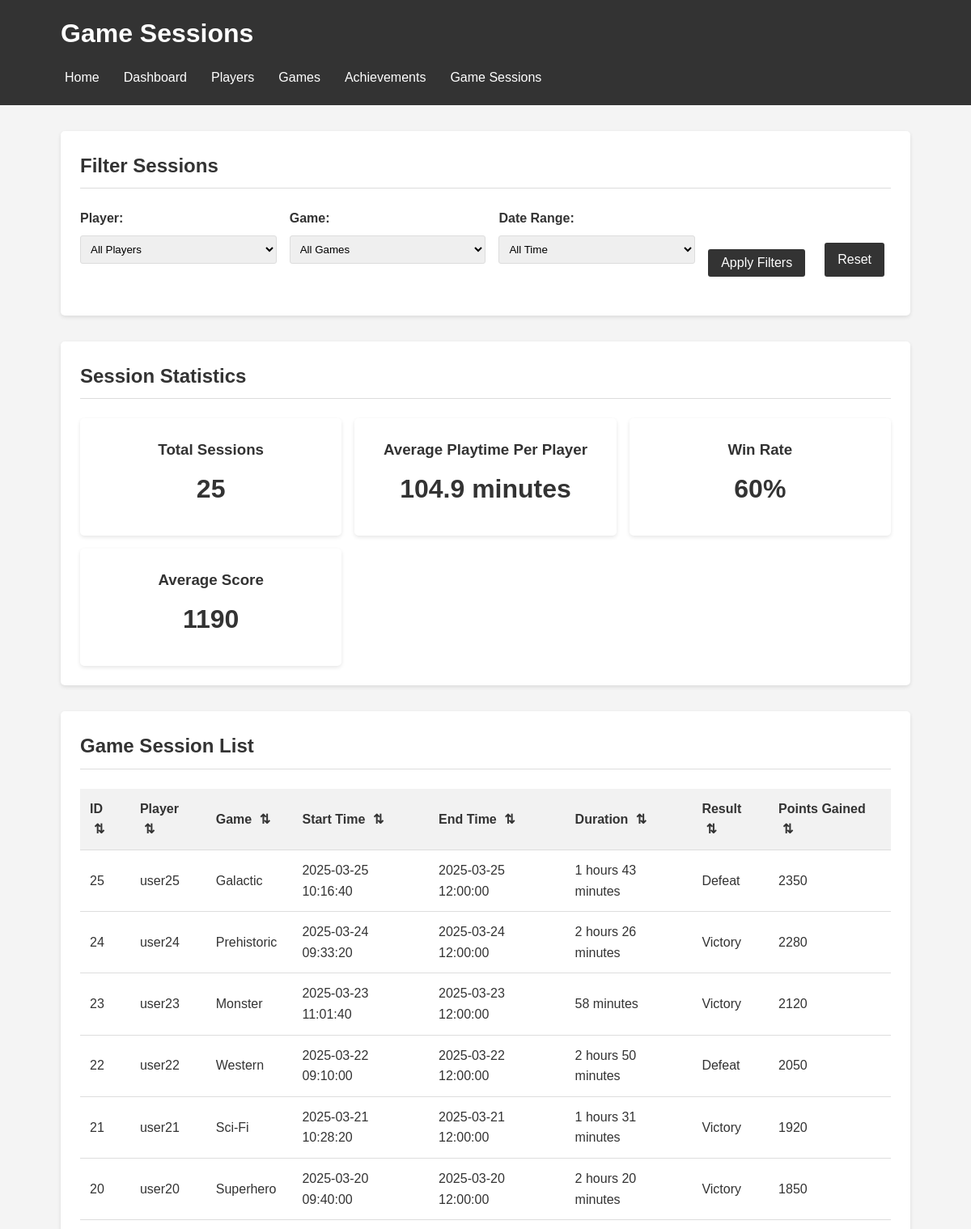
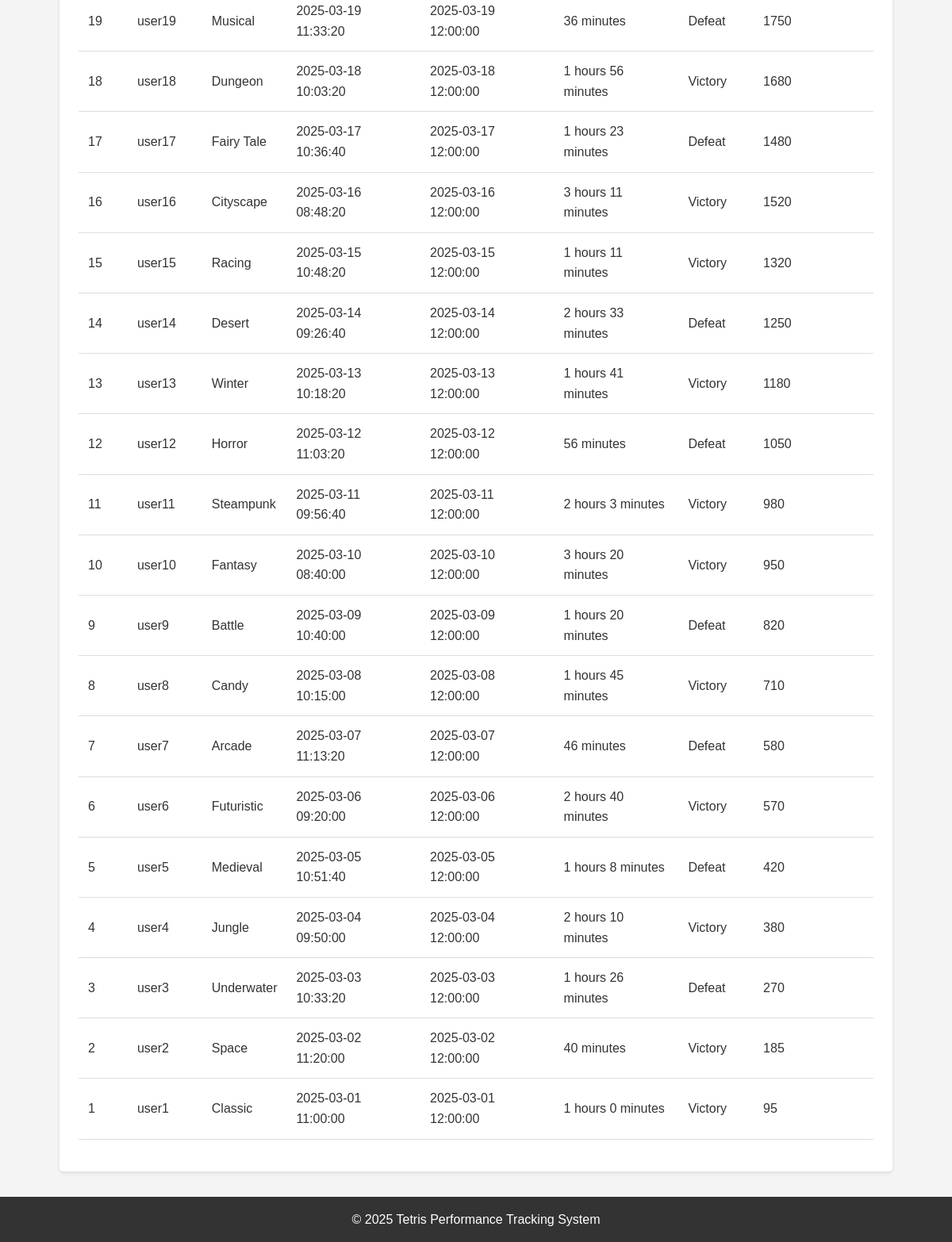
Screenshot of /sessions.php with the database file from the repository (2 pictures, top to bottom).
### tables this page shows
CREATE TABLE Session (
    session_id INT PRIMARY KEY,
    player_id INT NOT NULL,
    game_id INT NOT NULL,
    start_time DATETIME,
    end_time DATETIME,
    duration INT NOT NULL DEFAULT 1,
    win_lose_status BOOLEAN,
    points_gained INT DEFAULT 0,
    FOREIGN KEY (player_id) REFERENCES Player(player_id),
    FOREIGN KEY (game_id) REFERENCES Game(game_id),
    FOREIGN KEY (player_id, game_id) REFERENCES PlayerGame(player_id, game_id)
);

CREATE TABLE Player (
    player_id INT PRIMARY KEY,
    username VARCHAR(50) NOT NULL,
    email_address VARCHAR(100) NOT NULL UNIQUE,
    date_registration DATE NOT NULL,
    date_of_birth DATE,
    country VARCHAR(50),
    subscription_type ENUM('free','paid') NOT NULL DEFAULT 'free'
);

CREATE TABLE Game (
    game_id INT PRIMARY KEY,
    action_id INT NOT NULL,
    game_genre VARCHAR(50),
    ai_help_allowed BOOLEAN DEFAULT FALSE,
    difficulty_level INT,
    game_description VARCHAR(90),
    FOREIGN KEY (action_id) REFERENCES Action(action_id),
    FOREIGN KEY (difficulty_level) REFERENCES DifficultyLevel(difficulty_level)
);

### includes/functions.php (called while the page is built, shortened)
<?php
function formatTime($seconds) {
    $hours = floor($seconds / 3600);
    $minutes = floor(($seconds % 3600) / 60);
    if ($hours > 0) {
        return "$hours hours $minutes minutes";
    } else {
        return "$minutes minutes";
    }
}
?>

### sessions.php (the view, shortened to what this page needs)
<?php
include 'includes/db_connection.php';
include 'includes/functions.php';
$dateFilter = isset($_GET['date_range']) ? $_GET['date_range'] : 'all';
$where = "";
$sql = "SELECT s.session_id, p.username, g.game_genre,
        s.start_time, s.end_time, s.duration,
        s.win_lose_status, s.points_gained
        FROM Session s
        JOIN Player p ON s.player_id = p.player_id
        JOIN Game g ON s.game_id = g.game_id
        $where
        ORDER BY s.start_time DESC
        LIMIT 500";
$stmt = $conn->prepare($sql);
$stmt->execute();
$sessions = $stmt->get_result();
$statsWhere = $where;
$statsQuery = "SELECT COUNT(*) as total FROM Session s $statsWhere";
$statsStmt = $conn->prepare($statsQuery);
$statsStmt->execute();
$result = $statsStmt->get_result();
$totalSessions = $result->fetch_assoc()['total'] ?? 0;
$statsQuery = "SELECT AVG(player_total_time) as avg_player_time
              FROM (
                  SELECT s.player_id, SUM(s.duration) as player_total_time
                  FROM Session s
                  $statsWhere
                  GROUP BY s.player_id
              ) as player_times";
$statsStmt = $conn->prepare($statsQuery);
$statsStmt->execute();
$result = $statsStmt->get_result();
$avgMinutes = round(($result->fetch_assoc()['avg_player_time'] ?? 0) / 60, 1);
$statsQuery = "SELECT
               SUM(CASE WHEN win_lose_status = TRUE THEN 1 ELSE 0 END) as wins,
               COUNT(*) as total
               FROM Session s $statsWhere";
$statsStmt = $conn->prepare($statsQuery);
$statsStmt->execute();
$result = $statsStmt->get_result();
$row = $result->fetch_assoc();
$winRate = ($row['total'] > 0) ? round(($row['wins'] / $row['total']) * 100, 1) : 0;
$statsQuery = "SELECT AVG(points_gained) as avg_points FROM Session s $statsWhere";
$statsStmt = $conn->prepare($statsQuery);
$statsStmt->execute();
$result = $statsStmt->get_result();
$avgPoints = round($result->fetch_assoc()['avg_points'] ?? 0);
?>
<!DOCTYPE html>
<html lang="en">
<head>
    <link rel="stylesheet" href="css/style.css">
</head>
<body>
    <header>
        <div class="container">
            <h1>Game Sessions</h1>
            <nav>
                <ul>
                    <li><a href="index.php">Home</a></li>
                    <li><a href="dashboard.php">Dashboard</a></li>
                    <li><a href="players.php">Players</a></li>
                    <li><a href="games.php">Games</a></li>
                    <li><a href="achievements.php">Achievements</a></li>
                    <li><a href="sessions.php">Game Sessions</a></li>
                </ul>
            </nav>
        </div>
    </header>
    <main class="container">
        <section class="session-filters">
            <h2>Filter Sessions</h2>
            <form action="" method="GET" class="filter-form">
                <div class="form-group">
                    <label for="player_id">Player:</label>
                    <select name="player_id" id="player_id">
                        <option value="0">All Players</option>
                    </select>
                </div>
                <div class="form-group">
                    <label for="game_id">Game:</label>
                    <select name="game_id" id="game_id">
                        <option value="0">All Games</option>
                    </select>
                </div>
                <div class="form-group">
                    <label for="date_range">Date Range:</label>
                    <select name="date_range" id="date_range">
                        <option value="all" <?php echo ($dateFilter == 'all') ? 'selected' : ''; ?>>All Time</option>
                    </select>
                </div>
                <button type="submit">Apply Filters</button>
                <a href="sessions.php" class="btn">Reset</a>
            </form>
        </section>
        <section class="session-stats">
            <h2>Session Statistics</h2>
            <div class="stats-grid">
                <div class="stat-card">
                    <h3>Total Sessions</h3>
                    <p class="stat-number"><?php echo $totalSessions; ?></p>
                </div>
                <div class="stat-card">
                    <h3>Average Playtime Per Player</h3>
                    <p class="stat-number"><?php echo $avgMinutes; ?> minutes</p>
                </div>
                <div class="stat-card">
                    <h3>Win Rate</h3>
                    <p class="stat-number"><?php echo $winRate; ?>%</p>
                </div>
                <div class="stat-card">
                    <h3>Average Score</h3>
                    <p class="stat-number"><?php echo $avgPoints; ?></p>
                </div>
            </div>
        </section>
        <section class="session-list">
            <h2>Game Session List</h2>
            <table class="sortable">
                <thead>
                    <tr>
                        <th class="sortable-header">ID</th>
                        <th class="sortable-header">Player</th>
                        <th class="sortable-header">Game</th>
                        <th class="sortable-header">Start Time</th>
                        <th class="sortable-header">End Time</th>
                        <th class="sortable-header">Duration</th>
                        <th class="sortable-header">Result</th>
                        <th class="sortable-header">Points Gained</th>
                    </tr>
                </thead>
                <tbody>
                <?php
                if($sessions && $sessions->num_rows > 0) {
                    while($session = $sessions->fetch_assoc()) {
                        $duration = formatTime($session['duration']);
                        $result = $session['win_lose_status'] ? 'Victory' : 'Defeat';
                        echo "<tr>";
                        echo "<td>{$session['session_id']}</td>";
                        echo "<td>{$session['username']}</td>";
                        echo "<td>{$session['game_genre']}</td>";
                        echo "<td>{$session['start_time']}</td>";
                        echo "<td>{$session['end_time']}</td>";
                        echo "<td>{$duration}</td>";
                        echo "<td>{$result}</td>";
                        echo "<td>{$session['points_gained']}</td>";
                        echo "</tr>";
                    }
                } else {
                    echo "<tr><td colspan='8'>No matching sessions found</td></tr>";
                }
                ?>
                </tbody>
            </table>
        </section>
    </main>
    <footer>
        <div class="container">
        <p>&copy; <?php echo date('Y'); ?> Tetris Performance Tracking System</p>
        </div>
    </footer>
</body>
</html>

### css/style.css (style rules this page uses)
* { margin: 0; padding: 0; box-sizing: border-box; }
body { font-family: 'Arial', sans-serif; line-height: 1.6; color: #333; background-color: #f4f4f4; }
.container { width: 90%; max-width: 1200px; margin: 0 auto; padding: 0 15px; }
header { background: #333; color: #fff; padding: 1rem 0; margin-bottom: 2rem; }
header h1 { margin-bottom: 1rem; }
nav ul { display: flex; flex-wrap: wrap; list-style: none; }
nav ul li { margin-right: 20px; margin-bottom: 5px; }
nav ul li a { color: #fff; text-decoration: none; padding: 5px; transition: all 0.3s ease; }
main { padding-bottom: 2rem; }
section { margin-bottom: 2rem; background: #fff; padding: 1.5rem; border-radius: 5px; box-shadow: 0 2px 5px rgba(0,0,0,0.1); }
section h2 { border-bottom: 1px solid #ddd; padding-bottom: 0.5rem; margin-bottom: 1.5rem; }
table { width: 100%; border-collapse: collapse; margin-bottom: 1rem; }
table th, table td { padding: 0.75rem; text-align: left; border-bottom: 1px solid #ddd; }
table th { background-color: #f2f2f2; font-weight: bold; }
button, .btn { display: inline-block; background: #333; color: #fff; border: none; padding: 0.5rem 1rem; margin-right: 0.5rem; border-radius: 3px; cursor: pointer; text-decoration: none; font-size: 1rem; transition: background 0.3s ease; }
input, select, textarea { width: 100%; padding: 0.5rem; margin-bottom: 1rem; border: 1px solid #ddd; border-radius: 3px; }
label { display: block; margin-bottom: 0.5rem; font-weight: bold; }
.form-group { margin-bottom: 1rem; }
.stats-grid { display: grid; grid-template-columns: repeat(auto-fill, minmax(250px, 1fr)); gap: 1rem; }
.stat-card { background: #fff; padding: 1.5rem; border-radius: 5px; box-shadow: 0 2px 5px rgba(0,0,0,0.1); text-align: center; transition: transform 0.3s ease; }
.stat-number { font-size: 2rem; font-weight: bold; margin: 0.5rem 0; color: #333; }
.filter-form { display: flex; flex-wrap: wrap; gap: 1rem; margin-bottom: 1.5rem; align-items: flex-end; }
.filter-form .form-group { flex: 1; min-width: 200px; margin-bottom: 0; }
.filter-form button, .filter-form .btn { margin-bottom: 0; }
th.sortable-header { cursor: pointer; }
footer { background: #333; color: #fff; text-align: center; padding: 1rem 0; margin-top: 2rem; }

### rows the page displays
session: session_id "25", player.username "user25", game.game_genre "Galactic", start_time "2025-03-25 10:16:40", end_time "2025-03-25 12:00:00", duration "1 hours 43 minutes", win_lose_status "Defeat", points_gained "2350"
session: session_id "24", player.username "user24", game.game_genre "Prehistoric", start_time "2025-03-24 09:33:20", end_time "2025-03-24 12:00:00", duration "2 hours 26 minutes", win_lose_status "Victory", points_gained "2280"
session: session_id "23", player.username "user23", game.game_genre "Monster", start_time "2025-03-23 11:01:40", end_time "2025-03-23 12:00:00", duration "58 minutes", win_lose_status "Victory", points_gained "2120"
session: session_id "22", player.username "user22", game.game_genre "Western", start_time "2025-03-22 09:10:00", end_time "2025-03-22 12:00:00", duration "2 hours 50 minutes", win_lose_status "Defeat", points_gained "2050"
session: session_id "21", player.username "user21", game.game_genre "Sci-Fi", start_time "2025-03-21 10:28:20", end_time "2025-03-21 12:00:00", duration "1 hours 31 minutes", win_lose_status "Victory", points_gained "1920"
session: session_id "20", player.username "user20", game.game_genre "Superhero", start_time "2025-03-20 09:40:00", end_time "2025-03-20 12:00:00", duration "2 hours 20 minutes", win_lose_status "Victory", points_gained "1850"
session: session_id "19", player.username "user19", game.game_genre "Musical", start_time "2025-03-19 11:33:20", end_time "2025-03-19 12:00:00", duration "36 minutes", win_lose_status "Defeat", points_gained "1750"
session: session_id "18", player.username "user18", game.game_genre "Dungeon", start_time "2025-03-18 10:03:20", end_time "2025-03-18 12:00:00", duration "1 hours 56 minutes", win_lose_status "Victory", points_gained "1680"
session: session_id "17", player.username "user17", game.game_genre "Fairy Tale", start_time "2025-03-17 10:36:40", end_time "2025-03-17 12:00:00", duration "1 hours 23 minutes", win_lose_status "Defeat", points_gained "1480"
session: session_id "16", player.username "user16", game.game_genre "Cityscape", start_time "2025-03-16 08:48:20", end_time "2025-03-16 12:00:00", duration "3 hours 11 minutes", win_lose_status "Victory", points_gained "1520"
session: session_id "15", player.username "user15", game.game_genre "Racing", start_time "2025-03-15 10:48:20", end_time "2025-03-15 12:00:00", duration "1 hours 11 minutes", win_lose_status "Victory", points_gained "1320"
session: session_id "14", player.username "user14", game.game_genre "Desert", start_time "2025-03-14 09:26:40", end_time "2025-03-14 12:00:00", duration "2 hours 33 minutes", win_lose_status "Defeat", points_gained "1250"
session: session_id "13", player.username "user13", game.game_genre "Winter", start_time "2025-03-13 10:18:20", end_time "2025-03-13 12:00:00", duration "1 hours 41 minutes", win_lose_status "Victory", points_gained "1180"
session: session_id "12", player.username "user12", game.game_genre "Horror", start_time "2025-03-12 11:03:20", end_time "2025-03-12 12:00:00", duration "56 minutes", win_lose_status "Defeat", points_gained "1050"
session: session_id "11", player.username "user11", game.game_genre "Steampunk", start_time "2025-03-11 09:56:40", end_time "2025-03-11 12:00:00", duration "2 hours 3 minutes", win_lose_status "Victory", points_gained "980"
session: session_id "10", player.username "user10", game.game_genre "Fantasy", start_time "2025-03-10 08:40:00", end_time "2025-03-10 12:00:00", duration "3 hours 20 minutes", win_lose_status "Victory", points_gained "950"
session: session_id "9", player.username "user9", game.game_genre "Battle", start_time "2025-03-09 10:40:00", end_time "2025-03-09 12:00:00", duration "1 hours 20 minutes", win_lose_status "Defeat", points_gained "820"
session: session_id "8", player.username "user8", game.game_genre "Candy", start_time "2025-03-08 10:15:00", end_time "2025-03-08 12:00:00", duration "1 hours 45 minutes", win_lose_status "Victory", points_gained "710"
session: session_id "7", player.username "user7", game.game_genre "Arcade", start_time "2025-03-07 11:13:20", end_time "2025-03-07 12:00:00", duration "46 minutes", win_lose_status "Defeat", points_gained "580"
session: session_id "6", player.username "user6", game.game_genre "Futuristic", start_time "2025-03-06 09:20:00", end_time "2025-03-06 12:00:00", duration "2 hours 40 minutes", win_lose_status "Victory", points_gained "570"
session: session_id "5", player.username "user5", game.game_genre "Medieval", start_time "2025-03-05 10:51:40", end_time "2025-03-05 12:00:00", duration "1 hours 8 minutes", win_lose_status "Defeat", points_gained "420"
session: session_id "4", player.username "user4", game.game_genre "Jungle", start_time "2025-03-04 09:50:00", end_time "2025-03-04 12:00:00", duration "2 hours 10 minutes", win_lose_status "Victory", points_gained "380"
session: session_id "3", player.username "user3", game.game_genre "Underwater", start_time "2025-03-03 10:33:20", end_time "2025-03-03 12:00:00", duration "1 hours 26 minutes", win_lose_status "Defeat", points_gained "270"
session: session_id "2", player.username "user2", game.game_genre "Space", start_time "2025-03-02 11:20:00", end_time "2025-03-02 12:00:00", duration "40 minutes", win_lose_status "Victory", points_gained "185"
session: session_id "1", player.username "user1", game.game_genre "Classic", start_time "2025-03-01 11:00:00", end_time "2025-03-01 12:00:00", duration "1 hours 0 minutes", win_lose_status "Victory", points_gained "95"

### other values shown
$totalSessions "25"
$avgMinutes "104.9"
$winRate "60"
$avgPoints "1190"
